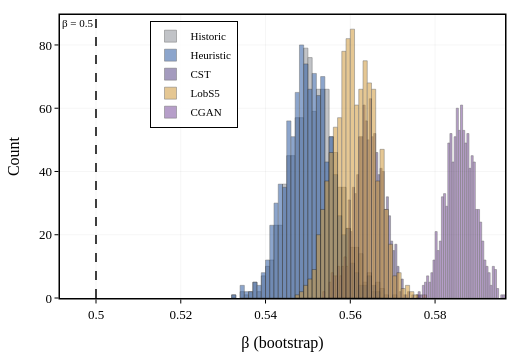

The cell this chart's notebook holds for it:
### Code cell
# ── Figure 4: Bootstrap Beta Distributions (single column) ──

fig = go.Figure()
for label, r in R.items():
    bb = r['boot']
    if len(bb) == 0:
        continue
    fig.add_trace(go.Histogram(
        x=bb, nbinsx=50, name=label, opacity=0.55,
        marker_color=SCENARIOS[label]['color'],
        marker_line_color='black', marker_line_width=0.5))

fig.add_vline(x=0.5, line_dash='dash', line_color='black', line_width=1.5,
              annotation_text='\u03b2 = 0.5', annotation_font_size=11,
              annotation_position='top left')

pub_layout(fig, width=SINGLE_W, height=360, legend_pos='tc',
           barmode='overlay')
fig.update_xaxes(title_text='\u03b2 (bootstrap)')
fig.update_yaxes(title_text='Count')
save_fig(fig, '4. Bootstrap Beta Distributions.png')
fig.show()

### Figure 1 — Plotly figure (JSON) as saved in the notebook; plotly's stock layout.template omitted (floating-point values rounded to 4 significant figures; data arrays with more than 128 entries replaced by an {"elided": "..."} marker saying what was removed)
{"data": [{"marker": {"color": "#8F939A", "line": {"color": "black", "width": 0.5}}, "name": "Historic", "nbinsx": 50, "opacity": 0.55, "type": "histogram", "x": {"elided": "1000 float values"}}, {"marker": {"color": "#2F5DA3", "line": {"color": "black", "width": 0.5}}, "name": "Heuristic", "nbinsx": 50, "opacity": 0.55, "type": "histogram", "x": {"elided": "1000 float values"}}, {"marker": {"color": "#5B4B8A", "line": {"color": "black", "width": 0.5}}, "name": "CST", "nbinsx": 50, "opacity": 0.55, "type": "histogram", "x": {"elided": "1000 float values"}}, {"marker": {"color": "#D09A3C", "line": {"color": "black", "width": 0.5}}, "name": "LobS5", "nbinsx": 50, "opacity": 0.55, "type": "histogram", "x": {"elided": "1000 float values"}}, {"marker": {"color": "#7B4F9E", "line": {"color": "black", "width": 0.5}}, "name": "CGAN", "nbinsx": 50, "opacity": 0.55, "type": "histogram", "x": {"elided": "1000 float values"}}], "layout": {"annotations": [{"font": {"size": 11}, "showarrow": false, "text": "β = 0.5", "x": 0.5, "xanchor": "right", "xref": "x", "y": 1, "yanchor": "top", "yref": "y domain"}], "barmode": "overlay", "font": {"color": "black", "family": "Times New Roman, DejaVu Serif, serif", "size": 13}, "height": 360, "legend": {"bgcolor": "rgba(255,255,255,0.85)", "bordercolor": "black", "borderwidth": 1, "font": {"size": 11}, "x": 0.3, "xanchor": "center", "y": 0.98, "yanchor": "top"}, "margin": {"b": 55, "l": 60, "r": 15, "t": 15}, "shapes": [{"line": {"color": "black", "dash": "dash", "width": 1.5}, "type": "line", "x0": 0.5, "x1": 0.5, "xref": "x", "y0": 0, "y1": 1, "yref": "y domain"}], "title": {}, "width": 520, "xaxis": {"gridcolor": "rgba(0,0,0,0.08)", "gridwidth": 0.5, "linecolor": "black", "linewidth": 1.5, "mirror": true, "showgrid": true, "showline": true, "tickcolor": "black", "ticklen": 4, "ticks": "outside", "tickwidth": 1, "title": {"text": "β (bootstrap)"}, "zeroline": false}, "yaxis": {"gridcolor": "rgba(0,0,0,0.08)", "gridwidth": 0.5, "linecolor": "black", "linewidth": 1.5, "mirror": true, "showgrid": true, "showline": true, "tickcolor": "black", "ticklen": 4, "ticks": "outside", "tickwidth": 1, "title": {"text": "Count"}, "zeroline": false}}}
